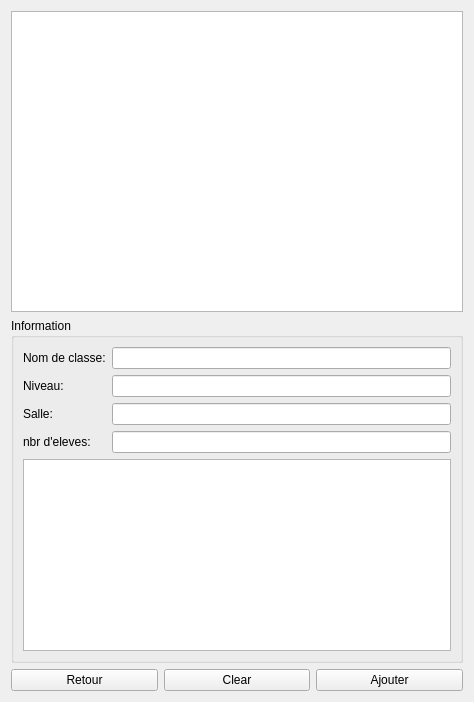
<?xml version="1.0" encoding="UTF-8"?>
<ui version="4.0">
 <class>ClasseForm</class>
 <widget class="QWidget" name="ClasseForm">
  <property name="geometry">
   <rect>
    <x>0</x>
    <y>0</y>
    <width>474</width>
    <height>702</height>
   </rect>
  </property>
  <property name="windowTitle">
   <string>Form</string>
  </property>
  <layout class="QVBoxLayout" name="verticalLayout">
   <item>
    <widget class="QTableWidget" name="twClasses"/>
   </item>
   <item>
    <widget class="QGroupBox" name="gbInfo">
     <property name="title">
      <string>Information</string>
     </property>
     <layout class="QGridLayout" name="gridLayout">
      <item row="2" column="0">
       <widget class="QLabel" name="lSalle">
        <property name="text">
         <string>Salle:</string>
        </property>
       </widget>
      </item>
      <item row="0" column="0">
       <widget class="QLabel" name="lName">
        <property name="text">
         <string>Nom de classe:</string>
        </property>
       </widget>
      </item>
      <item row="2" column="1">
       <widget class="QLineEdit" name="leSalle"/>
      </item>
      <item row="1" column="1">
       <widget class="QLineEdit" name="leLevel"/>
      </item>
      <item row="3" column="1">
       <widget class="QLineEdit" name="lenbrEleve"/>
      </item>
      <item row="0" column="1">
       <widget class="QLineEdit" name="leName"/>
      </item>
      <item row="3" column="0">
       <widget class="QLabel" name="lnbrEleve">
        <property name="text">
         <string>nbr d'eleves:</string>
        </property>
       </widget>
      </item>
      <item row="1" column="0">
       <widget class="QLabel" name="lLevel">
        <property name="text">
         <string>Niveau:</string>
        </property>
       </widget>
      </item>
      <item row="4" column="0" colspan="2">
       <widget class="QTableWidget" name="twEleves"/>
      </item>
     </layout>
    </widget>
   </item>
   <item>
    <layout class="QHBoxLayout" name="hlButtons">
     <item>
      <widget class="QPushButton" name="pbReturn">
       <property name="text">
        <string>Retour</string>
       </property>
      </widget>
     </item>
     <item>
      <widget class="QPushButton" name="pbClearSup">
       <property name="text">
        <string>Clear</string>
       </property>
      </widget>
     </item>
     <item>
      <widget class="QPushButton" name="pbAjoutMod">
       <property name="text">
        <string>Ajouter</string>
       </property>
      </widget>
     </item>
    </layout>
   </item>
  </layout>
 </widget>
 <resources/>
 <connections/>
</ui>
